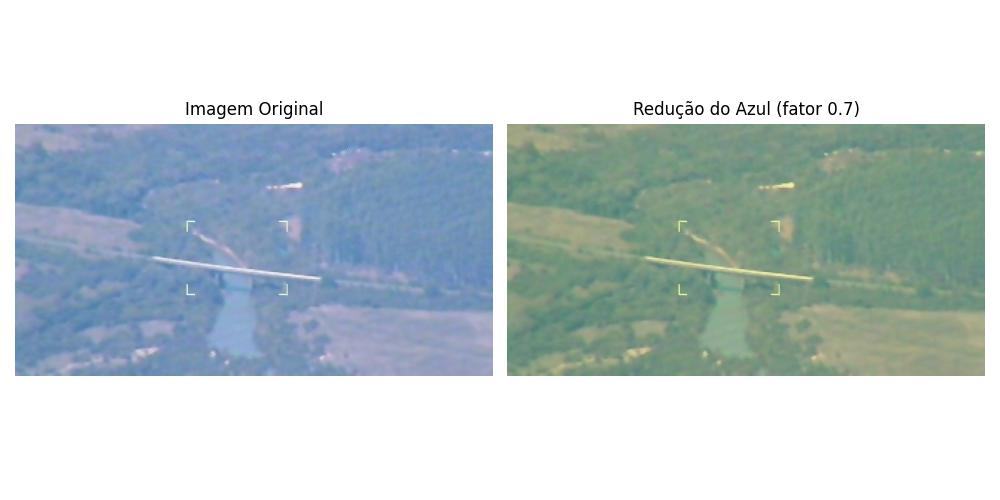
#> input picture Códigos/Imagem.jpeg, 1000 x 500 px
$ python 'reconstrução.py'
#> lines starting #> are read from the running program, lines starting #| are printed output that depends on the picture
import cv2
import numpy as np
from sklearn.decomposition import PCA
import matplotlib.pyplot as plt

def open_image(image_path):
    """
    Opens an RGB image from the specified path.

    Parameters:
        image_path (str): Path to the image file.

    Returns:
        img (numpy.ndarray): The opened RGB image.
    """
    img = cv2.imread(image_path)
    img = cv2.cvtColor(img, cv2.COLOR_BGR2RGB)
    return img

def create_image_stack(num_layers):
    """
    Creates an image stack based on user input for the number of layers.

    Parameters:
        num_layers (int): The number of layers in the image stack.

    Returns:
        image_stack (list): A list containing the images stacked.
    """
    image_stack = []

    for i in range(num_layers):
        image_path = input(f"Enter the path for image layer {i + 1}: ")
        img = open_image(image_path)
        image_stack.append(img)

    return image_stack

def compute_feature_vectors(image_stack):
    """
    Computes feature vectors from the image stack.

    Parameters:
        image_stack (list): A list of images in the stack.

    Returns:
        feature_vectors (np.ndarray): An array of feature vectors for each image.
    """
    feature_vectors = []

    for img in image_stack:
        # Calculate mean color values as a feature vector
        mean_color = cv2.mean(img)[:3]  # Get the mean for B, G, R channels
        feature_vectors.append(mean_color)

    return np.array(feature_vectors)

def apply_pca(feature_vectors, n_components):
    """
    Applies PCA to reduce the dimensionality of the feature vectors.

    Parameters:
        feature_vectors (np.ndarray): An array of feature vectors.
        n_components (int): The number of principal components to keep.

    Returns:
        pca_result (np.ndarray): The transformed feature vectors in PCA space.
        pca: The fitted PCA model.
    """
    pca = PCA(n_components=n_components)
    pca_result = pca.fit_transform(feature_vectors)
    return pca_result, pca

def reconstruct_images(image_stack, pca, num_components):
    """
    Reconstructs the images using the selected principal components.

    Parameters:
        image_stack (list): The original image stack.
        pca: The fitted PCA model.
        num_components (int): The number of components to use for reconstruction.

    Returns:
        reconstructed_images (list): A list of reconstructed RGB images.
    """
    reconstructed_images = []

    for img in image_stack:
        img_flattened = img.reshape(-1, 3)  # Flatten the image to 2D array
        img_pca = pca.transform(img_flattened)[:, :num_components]  # Project to PCA space
        img_reconstructed = pca.inverse_transform(img_pca)  # Inverse transform to reconstruct
        img_reconstructed = np.clip(img_reconstructed, 0, 255).astype(np.uint8)  # Clip to valid range
        reconstructed_images.append(img_reconstructed.reshape(img.shape))  # Reshape back to original dimensions

    return reconstructed_images

def display_images(original, reconstructed):
    """
    Displays original and reconstructed images.

    Parameters:
        original (list): List of original images.
        reconstructed (list): List of reconstructed images.
    """
    plt.figure(figsize=(12, 6))

    for i in range(len(original)):
        plt.subplot(2, len(original), i + 1)
        plt.imshow(original[i])
        plt.title(f'Original Layer {i + 1}')
        plt.axis('off')

        plt.subplot(2, len(original), i + 1 + len(original))
        plt.imshow(reconstructed[i])
        plt.title(f'Reconstructed Layer {i + 1}')
        plt.axis('off')

    plt.tight_layout()
    plt.show()

# Example usage
num_layers = int(input("How many layers will your image stack have? "))
#> the answer given: 3
image_stack = create_image_stack(num_layers)
#> the answer given: Imagem.jpeg
#> in open_image, img is the input picture: shape (500, 1000, 3); mean B, G, R 207.5, 204.5, 192.2
#> image_stack = 3 items

# Compute feature vectors
feature_vectors = compute_feature_vectors(image_stack)
#> the loop in compute_feature_vectors, `for img in image_stack:` made 3 passes
#> mean_color on passes 1 to 3: (192.2, 204.5, 207.5), (192.1, 204.5, 207.6), (192.1, 204.5, 207.6)
#> after the loop in compute_feature_vectors, `for img in image_stack:`: feature_vectors = [(192.2, 204.5, 207.5), (192.1, 204.5, 207.6), (192.1, 204.5, 207.6)]
#> feature_vectors = [[192.2, 204.5, 207.5], [192.1, 204.5, 207.6], [192.1, 204.5, 207.6]]

# Get number of components for PCA from user
n_components = int(input("Enter the number of principal components to keep (1-3): "))
#> the answer given: 1

# Apply PCA
pca_result, pca = apply_pca(feature_vectors, n_components)
#> in apply_pca, `pca_result = pca.fit_transform(feature_vectors)`: pca_result = [0.067, -0.0335, -0.0335]
#> pca_result = [0.067, -0.0335, -0.0335]

# Reconstruct images
reconstructed_images = reconstruct_images(image_stack, pca, n_components)
#> the loop in reconstruct_images, `for img in image_stack:` made 3 passes
#> after the loop in reconstruct_images, `for img in image_stack:`: reconstructed_images = 3 items
#> reconstructed_images = 3 items

# Display original and reconstructed images
display_images(image_stack, reconstructed_images)
#> the loop in display_images, `for i in range(len(original)):` made 3 passes
#> in display_images, `plt.show()`:
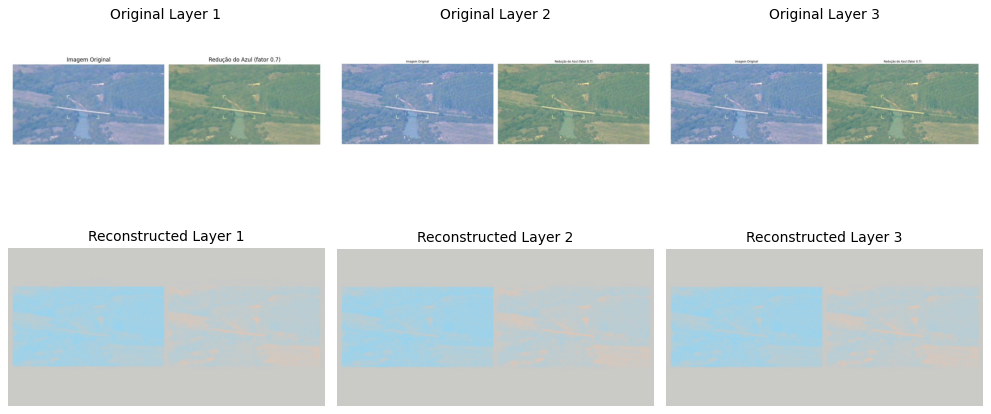
#> figure drawn by matplotlib, 6 panels
